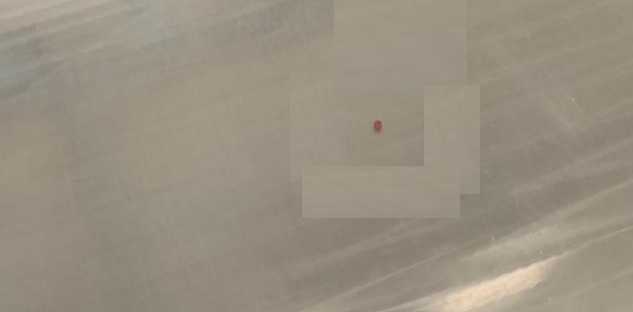
#> input picture vision/source/WhatsApp Image 2024-12-12 at 13.54.41_5fa427f9.jpg, 633 x 312 px, found by its file name; its folder holds only this picture in this run
$ python 'test with img source.py'
#> lines starting #> are read from the running program, lines starting #| are printed output that depends on the picture; after the words box and inside, x2 and y2 are one past the last pixel; in counts of white or black regions, pixels touching at a corner belong together
#> further down, frame is the input picture: shape (312, 633, 3); mean B, G, R 129, 144.5, 153.3
import cv2
import numpy as np
import os

# Directory to load images from
source_path = "./vision/source"
if not os.path.exists(source_path):
    print("Error: Source directory does not exist.")
    exit()

# Directory to save processed images
save_path = "./vision/image"
os.makedirs(save_path, exist_ok=True)

# Function to detect and label red blobs
def detect_red(frame):
    # Convert the frame to HSV color space
    hsv = cv2.cvtColor(frame, cv2.COLOR_BGR2HSV)
#> hsv: shape (312, 633, 3); mean H, S, V 19.5, 40.4, 153.3

    # Define the HSV range for red color
    lower_red1 = np.array([0, 10, 70])  # Lower red range (hue near 0)
    upper_red1 = np.array([10, 255, 255])
    lower_red2 = np.array([170, 120, 70])  # Upper red range (hue near 180)
    upper_red2 = np.array([180, 255, 255])

    # Threshold the HSV frame to get only red colors
    mask1 = cv2.inRange(hsv, lower_red1, upper_red1)
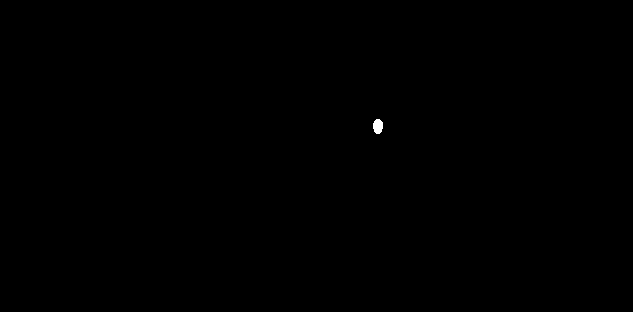
#> mask1: shape (312, 633); 0.06% white; 1 white region
    mask2 = cv2.inRange(hsv, lower_red2, upper_red2)
#> mask2: shape (312, 633); every value is 0
    red_mask = cv2.bitwise_or(mask1, mask2)

    # Find contours in the mask
    contours, _ = cv2.findContours(red_mask, cv2.RETR_EXTERNAL, cv2.CHAIN_APPROX_SIMPLE)
#> contours = 1 contour; box (x1, y1, x2, y2) and area: (373, 119, 383, 134) 103

    for i, contour in enumerate(contours):
        # Ignore small blobs by filtering based on contour area
        if cv2.contourArea(contour) > 10:
            # Draw a bounding box around the contour
            x, y, w, h = cv2.boundingRect(contour)
            cv2.rectangle(frame, (x, y), (x + w, y + h), (0, 255, 0), 2)
            # Label the blob
            cv2.putText(frame, f'Red Blob {i+1}', (x, y - 10), cv2.FONT_HERSHEY_SIMPLEX, 0.3, (0, 255, 0), 1)
#> this loop made 1 pass
#> (x, y, w, h) on pass 1: (373, 119, 10, 15)
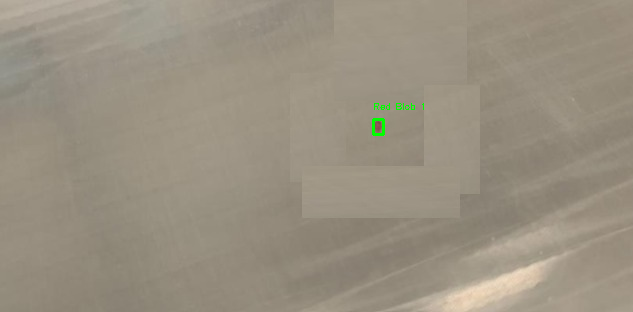
#> frame: shape (312, 633, 3); 0.13% of pixels changed, all inside (x1, y1, x2, y2) = (372, 103, 424, 136)

    return frame, red_mask

# Process images from the source directory
image_count = 0
for file_name in sorted(os.listdir(source_path)):
    file_path = os.path.join(source_path, file_name)

    # Ensure the file is an image
    if not (file_name.endswith(".jpg") or file_name.endswith(".png")):
        continue

    # Read the image
    frame = cv2.imread(file_path)
    if frame is None:
        print(f"Error: Unable to read {file_name}")
        continue

    # Detect and label red blobs
    labeled_frame, mask = detect_red(frame)

    # Display the results
    cv2.imshow("Image", labeled_frame)
    cv2.imshow("Red Mask", mask)

    key = cv2.waitKey(0) & 0xFF  # Wait for a key press
#> (key q is pressed here)

    # Press 'q' to exit the loop
    if key == ord('q'):
        break

    # Press 'c' to save the processed frame
    if key == ord('c'):
        image_path = os.path.join(save_path, f"processed_{image_count}.jpg")
        cv2.imwrite(image_path, labeled_frame)
        print(f"Processed image saved to {image_path}")
        image_count += 1

# Close all windows
cv2.destroyAllWindows()
